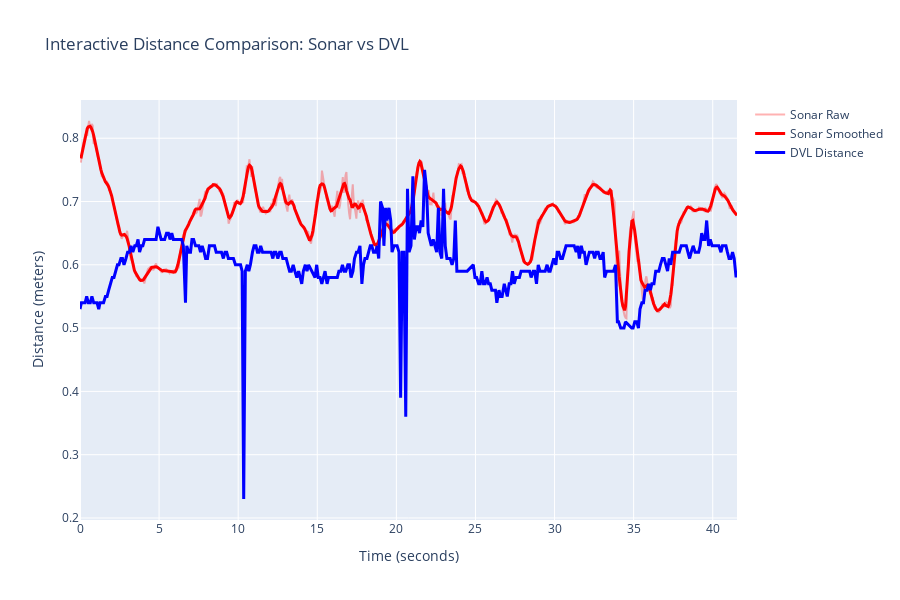

Notebook code cell kept with this figure:
### Code cell
fig, comparison_stats = iau.ComparisonEngine.compare_sonar_vs_dvl(distance_results, raw_data, sonar_coverage_m=sonar_coverage_meters, sonar_image_size=image_shape[0], use_plotly=True)
fig.show()

### Figure 1 — Plotly figure (JSON) as saved in the notebook; plotly's stock layout.template omitted (floating-point values rounded to 4 significant figures; data arrays with more than 128 entries replaced by an {"elided": "..."} marker saying what was removed)
{"data": [{"line": {"color": "rgba(255,0,0,0.3)"}, "mode": "lines", "name": "Sonar Raw", "type": "scatter", "x": {"elided": "725 float values"}, "xaxis": "x", "y": {"elided": "725 float values"}, "yaxis": "y"}, {"line": {"color": "red", "width": 3}, "mode": "lines", "name": "Sonar Smoothed", "type": "scatter", "x": {"elided": "725 float values"}, "xaxis": "x", "y": {"elided": "725 float values"}, "yaxis": "y"}, {"line": {"color": "blue", "width": 3}, "mode": "lines", "name": "DVL Distance", "type": "scatter", "x": {"elided": "374 float values"}, "xaxis": "x", "y": {"elided": "374 float values"}, "yaxis": "y"}], "layout": {"height": 600, "hovermode": "x unified", "title": {"text": "Interactive Distance Comparison: Sonar vs DVL"}, "xaxis": {"anchor": "y", "domain": [0, 1], "showgrid": true, "title": {"text": "Time (seconds)"}}, "yaxis": {"anchor": "x", "domain": [0, 1], "showgrid": true, "title": {"text": "Distance (meters)"}}}}
